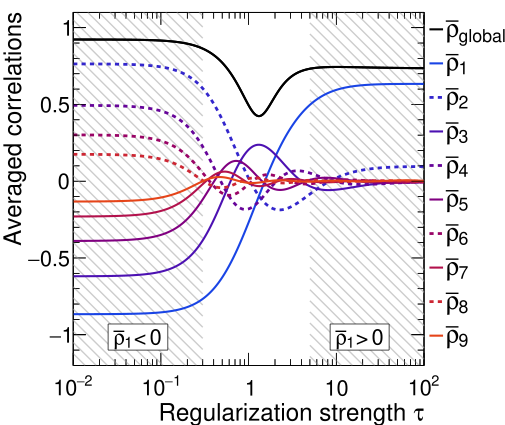

The script that drew this image:
#!/usr/bin/python

import ROOT
import numpy
import random
import math
import os
import re
import pyTool
from optparse import OptionParser

cvscale = 1.0

fontScale = 750./650.

ROOT.gROOT.Reset()
ROOT.gROOT.SetBatch(True)
ROOT.gStyle.SetOptStat(0)
ROOT.gStyle.SetOptFit(0)
ROOT.gROOT.Reset()
ROOT.gROOT.SetStyle("Plain")
ROOT.gStyle.SetOptStat(0)
ROOT.gStyle.SetOptFit(1111)
ROOT.gStyle.SetPadTopMargin(0.08)
ROOT.gStyle.SetPadLeftMargin(0.13)
ROOT.gStyle.SetPadRightMargin(0.03)
ROOT.gStyle.SetPadBottomMargin(0.15)
ROOT.gStyle.SetStatFontSize(0.025)

ROOT.gStyle.SetOptFit()
ROOT.gStyle.SetOptStat(0)

# For the canvas:
ROOT.gStyle.SetCanvasBorderMode(0)
ROOT.gStyle.SetCanvasColor(ROOT.kWhite)
ROOT.gStyle.SetCanvasDefH(700) #Height of canvas
ROOT.gStyle.SetCanvasDefW(800) #Width of canvas
ROOT.gStyle.SetCanvasDefX(0)   #POsition on screen
ROOT.gStyle.SetCanvasDefY(0)

# For the Pad:
ROOT.gStyle.SetPadBorderMode(0)
# ROOT.gStyle.SetPadBorderSize(Width_t size = 1)
ROOT.gStyle.SetPadColor(ROOT.kWhite)
#ROOT.gStyle.SetPadGridX(True)
#ROOT.gStyle.SetPadGridY(True)
ROOT.gStyle.SetGridColor(ROOT.kBlack)
ROOT.gStyle.SetGridStyle(2)
ROOT.gStyle.SetGridWidth(1)

# For the frame:

ROOT.gStyle.SetFrameBorderMode(0)
ROOT.gStyle.SetFrameBorderSize(0)
ROOT.gStyle.SetFrameFillColor(0)
ROOT.gStyle.SetFrameFillStyle(0)
ROOT.gStyle.SetFrameLineColor(1)
ROOT.gStyle.SetFrameLineStyle(1)
ROOT.gStyle.SetFrameLineWidth(0)

# For the histo:
# ROOT.gStyle.SetHistFillColor(1)
# ROOT.gStyle.SetHistFillStyle(0)
# ROOT.gStyle.SetLegoInnerR(Float_t rad = 0.5)
# ROOT.gStyle.SetNumberContours(Int_t number = 20)

ROOT.gStyle.SetEndErrorSize(2)
#ROOT.gStyle.SetErrorMarker(20)
ROOT.gStyle.SetErrorX(0.)

ROOT.gStyle.SetMarkerStyle(20)
#ROOT.gStyle.SetMarkerStyle(20)

#For the fit/function:
ROOT.gStyle.SetOptFit(1)
ROOT.gStyle.SetFitFormat("5.4g")
ROOT.gStyle.SetFuncColor(2)
ROOT.gStyle.SetFuncStyle(1)
ROOT.gStyle.SetFuncWidth(1)

#For the date:
ROOT.gStyle.SetOptDate(0)
# ROOT.gStyle.SetDateX(Float_t x = 0.01)
# ROOT.gStyle.SetDateY(Float_t y = 0.01)

# For the statistics box:
ROOT.gStyle.SetOptFile(0)
ROOT.gStyle.SetOptStat(0) # To display the mean and RMS:   SetOptStat("mr")
ROOT.gStyle.SetStatColor(ROOT.kWhite)
ROOT.gStyle.SetStatFont(42)
ROOT.gStyle.SetStatFontSize(0.025)
ROOT.gStyle.SetStatTextColor(1)
ROOT.gStyle.SetStatFormat("6.4g")
ROOT.gStyle.SetStatBorderSize(1)
ROOT.gStyle.SetStatH(0.1)
ROOT.gStyle.SetStatW(0.15)

ROOT.gStyle.SetHatchesSpacing(1.3/math.sqrt(cvscale))
ROOT.gStyle.SetHatchesLineWidth(int(2*cvscale))

# ROOT.gStyle.SetStaROOT.TStyle(Style_t style = 1001)
# ROOT.gStyle.SetStatX(Float_t x = 0)
# ROOT.gStyle.SetStatY(Float_t y = 0)


#ROOT.gROOT.ForceStyle(True)
#end modified

# For the Global title:

ROOT.gStyle.SetOptTitle(0)

# ROOT.gStyle.SetTitleH(0) # Set the height of the title box
# ROOT.gStyle.SetTitleW(0) # Set the width of the title box
#ROOT.gStyle.SetTitleX(0.35) # Set the position of the title box
#ROOT.gStyle.SetTitleY(0.986) # Set the position of the title box
# ROOT.gStyle.SetTitleStyle(Style_t style = 1001)
#ROOT.gStyle.SetTitleBorderSize(0)

# For the axis titles:
ROOT.gStyle.SetTitleColor(1, "XYZ")
ROOT.gStyle.SetTitleFont(43, "XYZ")
ROOT.gStyle.SetTitleSize(35*cvscale*fontScale, "XYZ")
# ROOT.gStyle.SetTitleXSize(Float_t size = 0.02) # Another way to set the size?
# ROOT.gStyle.SetTitleYSize(Float_t size = 0.02)
ROOT.gStyle.SetTitleXOffset(1.2)
#ROOT.gStyle.SetTitleYOffset(1.2)
ROOT.gStyle.SetTitleOffset(1.2, "YZ") # Another way to set the Offset

# For the axis labels:

ROOT.gStyle.SetLabelColor(1, "XYZ")
ROOT.gStyle.SetLabelFont(43, "XYZ")
ROOT.gStyle.SetLabelOffset(0.0077, "XYZ")
ROOT.gStyle.SetLabelSize(32*cvscale*fontScale, "XYZ")
#ROOT.gStyle.SetLabelSize(0.04, "XYZ")

# For the axis:

ROOT.gStyle.SetAxisColor(1, "XYZ")
ROOT.gStyle.SetAxisColor(1, "XYZ")
ROOT.gStyle.SetStripDecimals(True)
ROOT.gStyle.SetTickLength(0.03, "Y")
ROOT.gStyle.SetTickLength(0.05, "X")
ROOT.gStyle.SetNdivisions(1005, "X")
ROOT.gStyle.SetNdivisions(506, "Y")

ROOT.gStyle.SetPadTickX(1)  # To get tick marks on the opposite side of the frame
ROOT.gStyle.SetPadTickY(1)

# Change for log plots:
ROOT.gStyle.SetOptLogx(0)
ROOT.gStyle.SetOptLogy(0)
ROOT.gStyle.SetOptLogz(0)

#ROOT.gStyle.SetPalette(1) #(1,0)

# another top group addition

# Postscript options:
#ROOT.gStyle.SetPaperSize(20., 20.)
#ROOT.gStyle.SetPaperSize(ROOT.TStyle.kA4)
#ROOT.gStyle.SetPaperSize(27., 29.7)
#ROOT.gStyle.SetPaperSize(27., 29.7)
ROOT.gStyle.SetPaperSize(8.0*1.6*cvscale,7.0*1.6*cvscale)
ROOT.TGaxis.SetMaxDigits(3)
ROOT.gStyle.SetLineScalePS(2)

# ROOT.gStyle.SetLineStyleString(Int_t i, const char* text)
# ROOT.gStyle.SetHeaderPS(const char* header)
# ROOT.gStyle.SetTitlePS(const char* pstitle)
#ROOT.gStyle.SetColorModelPS(1)

# ROOT.gStyle.SetBarOffset(Float_t baroff = 0.5)
# ROOT.gStyle.SetBarWidth(Float_t barwidth = 0.5)
# ROOT.gStyle.SetPaintTextFormat(const char* format = "g")
# ROOT.gStyle.SetPalette(Int_t ncolors = 0, Int_t* colors = 0)
# ROOT.gStyle.SetTimeOffset(Double_t toffset)
# ROOT.gStyle.SetHistMinimumZero(kTRUE)

ROOT.gStyle.SetPaintTextFormat("3.0f")

NRGBs = 5;
NCont = 255;

stops = numpy.array( [0.00, 0.34, 0.61, 0.84, 1.00] )
red  = numpy.array( [0.00, 0.00, 0.87, 1.00, 0.51] )
green = numpy.array( [0.00, 0.81, 1.00, 0.20, 0.00] )
blue = numpy.array( [0.51, 1.00, 0.12, 0.00, 0.00] )

colWheelDark = ROOT.TColor.CreateGradientColorTable(NRGBs, stops, red, green, blue, NCont)

for i in range(NRGBs):
    red[i]=min(1,red[i]*1.1+0.25)
    green[i]=min(1,green[i]*1.1+0.25)
    blue[i]=min(1,blue[i]*1.1+0.25)

colWheel = ROOT.TColor.CreateGradientColorTable(NRGBs, stops, red, green, blue, NCont)
ROOT.gStyle.SetNumberContours(NCont)


ROOT.gRandom.SetSeed(123)

rootObjs=[]

colors=[]
def newColor(red,green,blue):
    newColor.colorindex+=1
    color=ROOT.TColor(newColor.colorindex,red,green,blue)
    colors.append(color)
    return color
    
newColor.colorindex=301

def getDarkerColor(color):
    darkerColor=newColor(color.GetRed()*0.6,color.GetGreen()*0.6,color.GetBlue()*0.6)
    return darkerColor


def makeDistribution(tf,n):
    arr = numpy.zeros(n)
    for i in range(n):
        arr[i]=tf.GetRandom()
    return arr
    
def smear(arr, sig, limits):
    res = numpy.zeros(len(arr))
    for i in range(len(arr)):
        res[i] = arr[i]+ROOT.gRandom.Gaus(0,sig)
        while (res[i]<limits[0] or res[i]>limits[1]):
            res[i] = arr[i]+ROOT.gRandom.Gaus(0,sig)
    return res
    
def fillResponse(hist2D,arrX,arrY):
    for i in range(len(arrX)):
        if arrX[i]<hist2D.GetXaxis().GetXmin():
            arrX[i]=hist2D.GetXaxis().GetXmin()+0.0001
        if arrX[i]>hist2D.GetXaxis().GetXmax():
            arrX[i]=hist2D.GetXaxis().GetXmax()-0.0001
        if arrY[i]<hist2D.GetYaxis().GetXmin():
            arrY[i]=hist2D.GetYaxis().GetXmin()+0.0001
        if arrY[i]>hist2D.GetYaxis().GetXmax():
            arrY[i]=hist2D.GetYaxis().GetXmax()-0.0001
        hist2D.Fill(arrX[i],arrY[i])
        
def getMatrix(hist2D,sig):
    matrix = numpy.zeros((hist2D.GetNbinsX(),hist2D.GetNbinsX()))
    for ibin in range(hist2D.GetNbinsX()):
        for jbin in range(hist2D.GetNbinsX()):
            x = hist2D.GetXaxis().GetBinCenter(ibin+1)
            y = hist2D.GetYaxis().GetBinCenter(jbin+1)
            matrix[ibin,jbin]=ROOT.TMath.Gaus(x-y,0,sig)
    return matrix
   

            
def fillHist(hist,arr):
    for i in range(len(arr)):
        hist.Fill(arr[i])
        
def normHist(hist):
    hist.Scale(1.0/hist.Integral())
    for ibin in range(hist.GetNbinsX()):
        c = hist.GetBinContent(ibin+1)
        w = hist.GetBinWidth(ibin+1)
        hist.SetBinContent(ibin+1,c/w)
        
def normResponse(hist2D):
    for ibin in range(hist2D.GetNbinsX()):
        s = 0.0
        for jbin in range(hist2D.GetNbinsX()):
            s+=hist2D.GetBinContent(jbin+1,ibin+1)
        for jbin in range(hist2D.GetNbinsX()):
            hist2D.SetBinContent(jbin+1,ibin+1,hist2D.GetBinContent(jbin+1,ibin+1)/s)

      
def setupCanvas():    
    cv = ROOT.TCanvas("cv"+str(random.random()),"",int(cvscale*800),int(cvscale*700))
    rootObjs.append(cv)
    cv.SetPad(0.0, 0.0, 1.0, 1.0)
    cv.SetFillStyle(4000)

    cvxmin=0.145
    cvxmax=0.97
    cvymin=0.14
    cvymax=0.97
                
                
    cv.SetBorderMode(0)
    cv.SetGridx(False)
    cv.SetGridy(False)


    #For the frame:
    cv.SetFrameBorderMode(0)
    cv.SetFrameBorderSize(1)
    cv.SetFrameFillColor(0)
    cv.SetFrameFillStyle(0)
    cv.SetFrameLineColor(1)
    cv.SetFrameLineStyle(1)
    cv.SetFrameLineWidth(int(1*cvscale))

    # Margins:
    cv.SetLeftMargin(cvxmin)
    cv.SetRightMargin(1-cvxmax)

    # For the Global title:
    cv.SetTitle("")

    # For the axis:
    cv.SetTickx(1)  # To get tick marks on the opposite side of the frame
    cv.SetTicky(1)

    # Change for log plots:
    cv.SetLogx(0)
    cv.SetLogy(0)
    cv.SetLogz(0)
                        
    cv.SetTopMargin(1-cvymax)
    cv.SetBottomMargin(cvymin)
    
    return cv
    
    
    
N = 10
TOYS=100000
##########################
# DRAW theory
##########################

cvTrue = setupCanvas()
axisTrue=ROOT.TH2F("axis"+str(random.random()),";True / unfolded;a.u.",50,-1,1,50,0,1.25)
axisTrue.GetXaxis().SetTickLength(0.035/(1-cvTrue.GetLeftMargin()-cvTrue.GetRightMargin()))
axisTrue.GetYaxis().SetTickLength(0.025/(1-cvTrue.GetTopMargin()-cvTrue.GetBottomMargin()))
axisTrue.Draw("AXIS")

tfTrue = ROOT.TF1("true",str(2.*TOYS/N)+"*(0.5+0.44*x)",-1,1)
#tfTrue = ROOT.TF1("true",str(2.*TOYS/N)+"*(TMath::Exp(0.1*x)*(1-0.5*TMath::Exp(0.8*x)))",-1,1)
tfTrue.SetLineWidth(3)
tfTrue.SetLineStyle(2)
tfTrue.SetLineColor(newColor(0.65,0.65,0.65).GetNumber())
#tfTrue.Draw("SameL")

histTrue = ROOT.TH1F("trueH","",10,-1,1)
histTrue.Sumw2()
distTrue = makeDistribution(tfTrue,TOYS)
fillHist(histTrue,distTrue)
histTrue.SetMarkerStyle(20)
histTrue.SetMarkerSize(1.4)
histTrue.SetLineWidth(3)
#normHist(histTrue)
histTrue.Scale(1.*N/TOYS/2)
histTrue.Draw("HISTSame")

ROOT.gPad.RedrawAxis()

legendTrue = ROOT.TLegend(cvTrue.GetLeftMargin()+0.03,1-cvTrue.GetTopMargin()-0.03,0.55,1-cvTrue.GetTopMargin()-0.03-3*0.08)
legendTrue.SetFillStyle(0)
legendTrue.SetBorderSize(0)
legendTrue.SetTextFont(43)
legendTrue.SetTextSize(fontScale*34)
legendTrue.AddEntry(histTrue,"True distribution","L")


distSmear = smear(distTrue,0.15,[-1,1])
histResponse = ROOT.TH2F("res","",
    N,histTrue.GetXaxis().GetXmin(),histTrue.GetXaxis().GetXmax(),
    N,histTrue.GetXaxis().GetXmin(),histTrue.GetXaxis().GetXmax(),
)
fillResponse(histResponse,distTrue,distSmear)
normResponse(histResponse)




##########################
# DRAW reco
##########################

vecTrue = numpy.zeros(N)
for ibin in range(N):
    vecTrue[ibin]=histTrue.GetBinContent(ibin+1)

matrix = numpy.zeros((N,N))
for i in range(N):
    s = 0.0
    for j in range(N):
        s+=histResponse.GetBinContent(i+1,j+1)
    for j in range(N):
        matrix[i][j]=histResponse.GetBinContent(i+1,j+1)/s
        
vecReco = numpy.dot(matrix,vecTrue)
histReco = ROOT.TH1F("recoH","",N,histTrue.GetXaxis().GetXmin(),histTrue.GetXaxis().GetXmax())
histReco.Sumw2()
for ibin in range(N):
    histReco.SetBinContent(ibin+1,vecReco[ibin])
histReco.SetBinContent(0,0)
histReco.SetBinContent(N+1,0)

histRecoPoi = histReco.Clone(histReco.GetName()+"poi")

for ibin in range(N):
    c = histReco.GetBinContent(ibin+1)
    err = math.sqrt(c)*0.05
    histReco.SetBinError(ibin+1,err)
    newVal = c+ROOT.gRandom.Gaus(0,err)
    newErr = math.sqrt(newVal)*0.05
    histRecoPoi.SetBinContent(ibin+1,newVal)
    histRecoPoi.SetBinError(ibin+1,newErr)
histRecoPoi.SetBinContent(0,0)
histRecoPoi.SetBinContent(N+1,0)
#histRecoPoi.Scale(histRecoPoi.Integral()/histReco.Integral())


##########################
# DRAW unfolding
##########################

matrix_inv = numpy.linalg.inv(matrix)

vecReco = numpy.zeros(N)
matRecoErr = numpy.zeros((N,N))
vecRecoPoi = numpy.zeros(N)
matRecoPoiErr = numpy.zeros((N,N))
for ibin in range(N):
    vecReco[ibin]=histReco.GetBinContent(ibin+1)
    matRecoErr[ibin,ibin]=histReco.GetBinError(ibin+1)**2
    vecRecoPoi[ibin]=histRecoPoi.GetBinContent(ibin+1)
    matRecoPoiErr[ibin,ibin]=histRecoPoi.GetBinError(ibin+1)**2
    
vecUnfolded = numpy.dot(matrix_inv,vecReco)
matUnfoldedErr = numpy.dot(numpy.dot(matrix_inv,matRecoErr),matrix_inv.T)
vecUnfoldedPoi = numpy.dot(matrix_inv,vecRecoPoi)
matUnfoldedPoiErr = numpy.dot(numpy.dot(matrix_inv,matRecoPoiErr),matrix_inv.T)

histUnfolded = histReco.Clone(histReco.GetName()+"unfolded")
histUnfoldedPoi = histRecoPoi.Clone(histRecoPoi.GetName()+"unfolded")
for ibin in range(N):
    histUnfolded.SetBinContent(ibin+1,vecUnfolded[ibin])
    histUnfolded.SetBinError(ibin+1,math.sqrt(matUnfoldedErr[ibin,ibin]))
    histUnfoldedPoi.SetBinContent(ibin+1,vecUnfoldedPoi[ibin])
    histUnfoldedPoi.SetBinError(ibin+1,math.sqrt(matUnfoldedPoiErr[ibin,ibin]))
    



NSCAN = 1000
tauScanX = numpy.logspace(-2,2,num=NSCAN)
tauScanY = numpy.zeros((10,NSCAN))

for itau,tau in enumerate(tauScanX):
    unfold = ROOT.PyUnfold(histResponse)
    unfold.setData(histReco)
    histUnfoldedPoiReg = histUnfoldedPoi.Clone(histUnfoldedPoi.GetName()+"reg"+str(itau))
    covUnfoldedPoiReg = histResponse.Clone(histResponse.GetName()+"reg"+str(itau))
    unfold.doUnfolding(tau,histUnfoldedPoiReg,covUnfoldedPoiReg)
    print tau,covUnfoldedPoiReg.GetBinContent(1,2)
    for icov in range(10):
        cov = ROOT.PyUtils.getBinByBinCorrelations(covUnfoldedPoiReg)
        tauScanY[icov][itau] = cov[icov]


cvTau = setupCanvas()
cvTau.SetRightMargin(0.16)
axisTau=ROOT.TH2F("axis"+str(random.random()),";Regularization strength #tau;Averaged correlations",50,tauScanX[0],tauScanX[-1],50,-1.2,1.1)
axisTau.GetXaxis().SetTickLength(0.035/(1-cvTrue.GetLeftMargin()-cvTrue.GetRightMargin()))
axisTau.GetYaxis().SetTickLength(0.025/(1-cvTrue.GetTopMargin()-cvTrue.GetBottomMargin()))
axisTau.Draw("AXIS")
cvTau.SetLogx()

legendTau = ROOT.TLegend(1-cvTau.GetRightMargin()+0.005,1-cvTau.GetTopMargin(),0.999,1-cvTau.GetTopMargin()-10*0.08)
legendTau.SetFillStyle(0)
legendTau.SetBorderSize(0)
legendTau.SetTextFont(43)
legendTau.SetTextSize(fontScale*37)


region1 = ROOT.TBox(tauScanX[0],-1.2,0.3,1.1)
region1.SetFillStyle(3445)
region1.SetLineColor(ROOT.kGray)
region1.SetFillColor(ROOT.kGray)
region1.Draw("SameF")

region2 = ROOT.TBox(tauScanX[-1],-1.2,5,1.1)
region2.SetFillStyle(3445)
region2.SetLineColor(ROOT.kGray)
region2.SetFillColor(ROOT.kGray)
region2.Draw("SameF")

pR1 = ROOT.TPaveText(0.025,-0.93,0.12,-1.1)
pR1.SetFillColor(ROOT.kWhite)
pR1.SetLineColor(ROOT.kBlack)
pR1.SetBorderSize(1)
pR1.SetTextFont(43)
pR1.SetTextSize(32*fontScale)
pR1.AddText("#bar{#rho}#lower[0.3]{#scale[0.7]{1}}#kern[-0.5]{ }<#kern[-0.5]{ }0")
pR1.Draw("Same")

pR2 = ROOT.TPaveText(8.5,-0.93,40,-1.1)
pR2.SetFillColor(ROOT.kWhite)
pR2.SetLineColor(ROOT.kBlack)
pR2.SetBorderSize(1)
pR2.SetTextFont(43)
pR2.SetTextSize(32*fontScale)
pR2.AddText("#bar{#rho}#lower[0.3]{#scale[0.7]{1}}#kern[-0.5]{ }>#kern[-0.5]{ }0")
pR2.Draw("Same")

graphCor = ROOT.TGraph(len(tauScanX),tauScanX,tauScanY[0])
graphCor.SetLineWidth(3)
graphCor.SetLineColor(ROOT.kBlack)
rootObjs.append(graphCor)
graphCor.Draw("LSameC")
legendTau.AddEntry(graphCor,"#bar{#rho}#lower[0.3]{#scale[0.7]{global}}","L")

for i in range(1,10):
    graphCor = ROOT.TGraph(len(tauScanX),tauScanX,tauScanY[i])
    graphCor.SetLineWidth(4-i%2)
    graphCor.SetLineColor(newColor(i/10.,(i-5)**2/60.,1.-(i/10.)).GetNumber())
    graphCor.SetLineStyle(2-i%2)
    rootObjs.append(graphCor)
    legendTau.AddEntry(graphCor,"#bar{#rho}#lower[0.3]{#scale[0.7]{"+str(i)+"}}","L")
    graphCor.Draw("LSame")


ROOT.gPad.RedrawAxis()




legendTau.Draw("Same")

cvTau.Print("scanTau.pdf")
cvTau.Print("scanTau.C")

cvTrue.cd()

unfold = ROOT.PyUnfold(histResponse)
unfold.setData(histReco)
histUnfoldedReg = histUnfolded.Clone(histUnfolded.GetName()+"reg")
covUnfoldedReg = histResponse.Clone(histResponse.GetName()+"reg")
unfold.doUnfolding(2.1,histUnfoldedReg,covUnfoldedReg)
for i in range(N):
    histUnfoldedReg.SetBinContent(i+1,histTrue.GetBinContent(i+1))
histUnfoldedReg.SetLineStyle(1)
histUnfoldedReg.SetLineWidth(3)
histUnfoldedReg.SetMarkerStyle(20)
histUnfoldedReg.SetMarkerSize(1.5)
histUnfoldedReg.SetMarkerColor(newColor(0.45,0.0,1).GetNumber())
histUnfoldedReg.SetLineColor(newColor(0.45,0.0,1).GetNumber())
histUnfoldedReg.Draw("HISTSamePE")

unfold.setData(histRecoPoi)
histUnfoldedPoiReg = histUnfoldedPoi.Clone(histUnfoldedPoi.GetName()+"regPoi")
covUnfoldedPoiReg = histResponse.Clone(histResponse.GetName()+"regPoi")
unfold.doUnfolding(2.1,histUnfoldedPoiReg,covUnfoldedPoiReg)

histUnfoldedPoiReg.SetLineStyle(2)
histUnfoldedPoiReg.SetLineWidth(4)
histUnfoldedPoiReg.SetLineColor(newColor(1,0.4,0.0).GetNumber())
histUnfoldedPoiReg.Draw("HISTSame")

legendTrue.AddEntry(histUnfoldedReg,"Unfolded true dist. (reg.)","PE")
legendTrue.AddEntry(histUnfoldedPoiReg,"Unfolded stat. fluc. (reg.)","L")

ROOT.gPad.RedrawAxis()

legendTrue.Draw("Same")

cvTrue.Update()
cvTrue.Print("unfoldDist.pdf")
cvTrue.Print("unfoldDist.C")
'''
cvRes.Update()
cvRes.Print("response.pdf")

cvReco.Update()
cvReco.Print("recoDist.pdf")
'''
